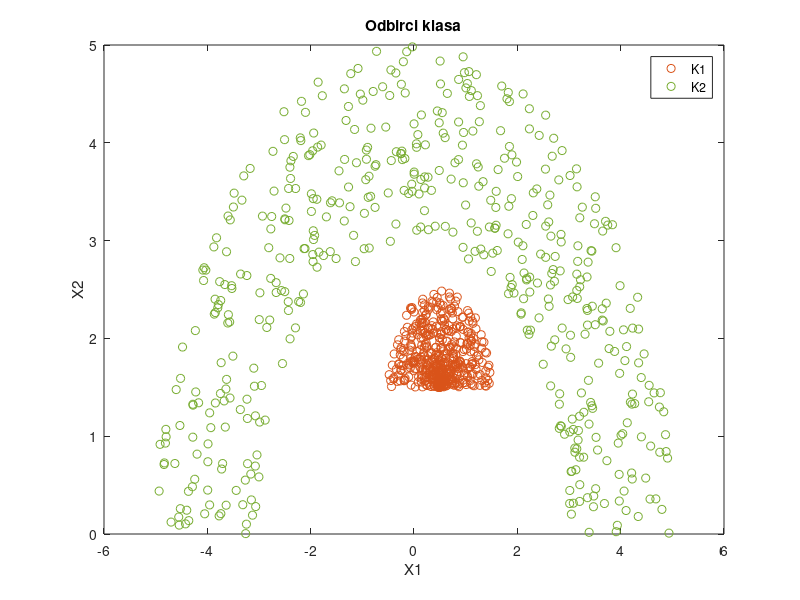
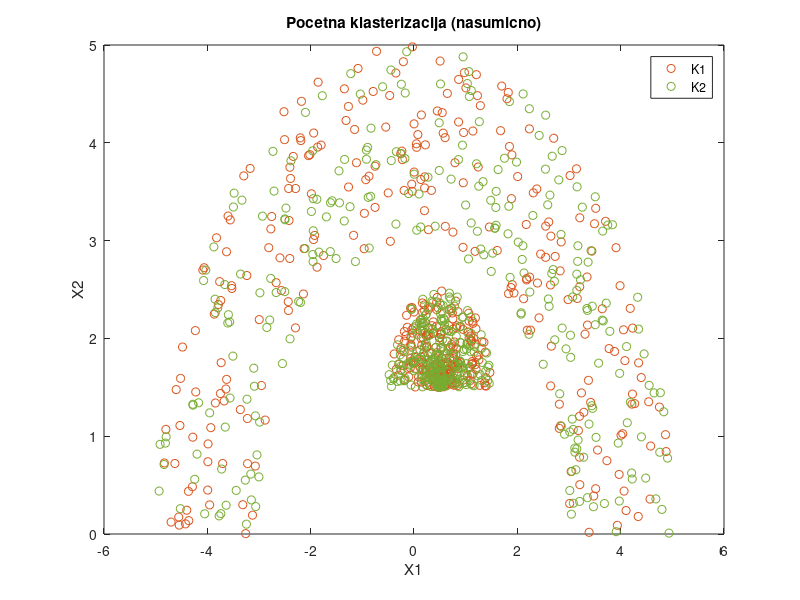
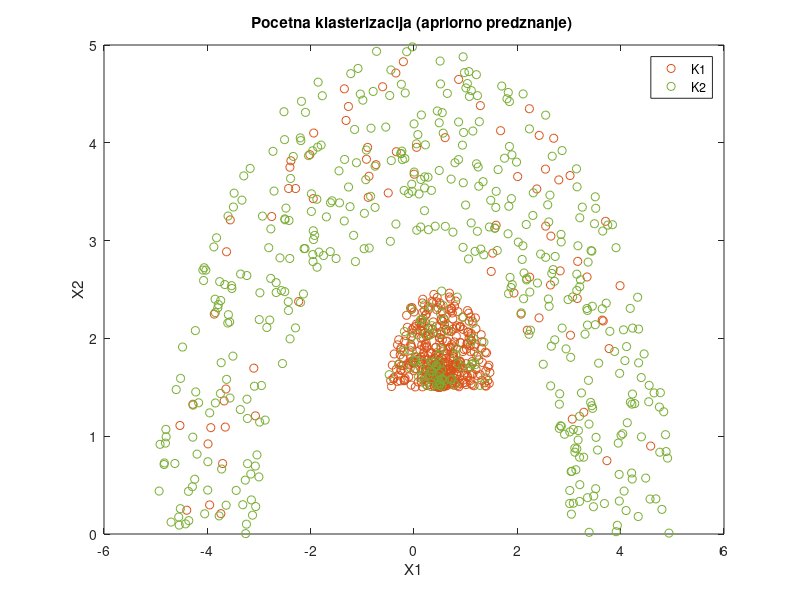
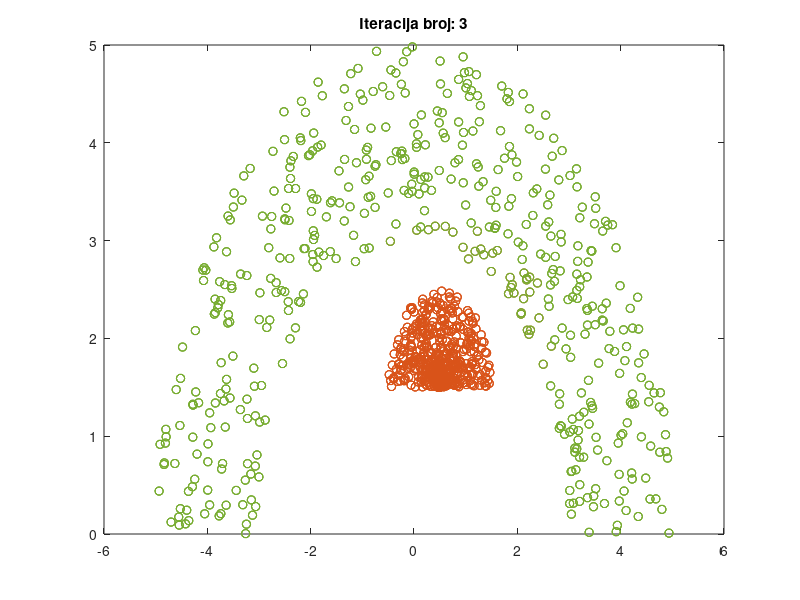

MATLAB code to generate these figures, in order: (Note: this script raises an error after producing the figures.)
%% Domaci zadatak iz prepoznavanja oblika - zadatak 4, zahtev 2

clear;
close all;
clc;

%% Generisanje 2 nelinearno separabilne klase

N=500;

%Klasa 1 

M1=[0.5;1.5];
R1=rand(1,N);
alfa1=pi*rand(1,N);
X1=[R1.*cos(alfa1);R1.*sin(alfa1)]+M1*ones(1,N);
figure(20);
plot(X1(1,:),X1(2,:),'o','color',[0.8500 0.3250 0.0980])

%Klasa 2 

M2=[0;0];
R_u=3;
R_d=2;
R2=R_d*rand(1,N)+R_u;
alfa2=pi*rand(1,N);
X2=[R2.*cos(alfa2);R2.*sin(alfa2)]+M2*ones(1,N);
hold on
plot(X2(1,:),X2(2,:),'o','color',[0.4660 0.6740 0.1880])
title('Odbirci klasa');
legend('K1','K2')
xlabel('X1');
ylabel('X2');
hold off

%% Metoda kvadratne dekompozicije


%% Nasumicna pocetna klasterizacija sa 2 klase 


pom=rand(2,N);

K1=[];
K2=[];

for i=1:N                   % skup X1
    if pom(1,i)<0.5
        K1=[K1 X1(:,i)];
    else
        K2=[K2 X1(:,i)];
    end
end

for i=1:N                   % skup X2
    if pom(2,i)<0.5
        K1=[K1 X2(:,i)];
    else
        K2=[K2 X2(:,i)];

    end
end

figure(21); 
plot(K1(1,:),K1(2,:),'o','color',[0.8500 0.3250 0.0980]);
hold on; 
plot(K2(1,:),K2(2,:),'o','color',[0.4660 0.6740 0.1880]);
title('Pocetna klasterizacija (nasumicno)');
xlabel('X1');
ylabel('X2');
legend('K1','K2');
hold off

%% Pocetna klasterizacija sa apriornim predznanjem sa 2 klase


pom=rand(2,N*3/10);

K1=X1(:,N*3/10+1:end);
K2=X2(:,N*3/10+1:end);

for i=1:N*3/10              % skup X1
    if pom(1,i)<0.5
        K1=[K1 X1(:,i)];
    else
        K2=[K2 X1(:,i)];

    end
end
for i=1:N*3/10              % skup X2
    if pom(2,i)<0.5
        K1=[K1 X2(:,i)];
    else
        K2=[K2 X2(:,i)];
    end
end

        
figure(22); 
plot(K1(1,:),K1(2,:),'o','color',[0.8500 0.3250 0.0980]);
hold on; 
plot(K2(1,:),K2(2,:),'o','color',[0.4660 0.6740 0.1880]);
title('Pocetna klasterizacija (apriorno predznanje) ');
xlabel('X1');
ylabel('X2');
legend('K1','K2');
hold off

%% Klasterizacija sa 2 klase metodom kvadratne dekompozicije

%broj elemenata u klasterima

N1=length(K1(1,:));
N2=length(K2(1,:));

%srednje vrednosti klastera

M1=mean(K1,2);
M2=mean(K2,2);

%kovarijacione matrice klastera

S1=cov(K1');
S2=cov(K2');

%verovatnoce pojavljivanja klasa

P1=length(K1(1,:))/N;
P2=length(K2(1,:))/N;

itermax=100;                           % maksimalan broj iteracija
l=1;
reclust=1;                             % 1 je ako ima reklasterizacije, 0 ako je nema

while (l<itermax) && reclust
    
    K1pom=[];
    K2pom=[];
    
    reclust=0;
    
    for i=1:N1                       % racunamo statisticko rastojanje i trazimo minimum za 1. klasu
        d1=-log(P1)+0.5*log(det(S1))+0.5*(K1(:,i)-M1)'*(S1)^(-1)*(K1(:,i)-M1);
        d2=-log(P2)+0.5*log(det(S2))+0.5*(K1(:,i)-M2)'*(S2)^(-1)*(K1(:,i)-M2);
        dmin=min([d1 d2]);   
        if d1==dmin
            K1pom=[K1pom K1(:,i)];
        else
            K2pom=[K2pom K1(:,i)];
            reclust=1;
        end
    end
    
    for i=1:N2                      % racunamo statisticko rastojanje i trazimo minimum za 2. klasu
        d1=-log(P1)+0.5*log(det(S1))+0.5*(K2(:,i)-M1)'*(S1)^(-1)*(K2(:,i)-M1);
        d2=-log(P2)+0.5*log(det(S2))+0.5*(K2(:,i)-M2)'*(S2)^(-1)*(K2(:,i)-M2);
        dmin=min([d1 d2]);       
        if d1==dmin
            K1pom=[K1pom K2(:,i)];
            reclust=1;
        else
            K2pom=[K2pom K2(:,i)];
        end
    end
    
    clear K1 K2;
    K1=K1pom;
    K2=K2pom;

    figure(23); 
    plot(K1(1,:),K1(2,:),'o','color',[0.8500 0.3250 0.0980]);
    hold on; 
    plot(K2(1,:),K2(2,:),'o','color',[0.4660 0.6740 0.1880]);
    title(['Iteracija broj: ' num2str(l)]);
    pause 
    
    % priprema za narednu iteraciju
    
    N1=length(K1(1,:)); 
    N2=length(K2(1,:));
    
    M1=mean(K1,2);
    M2=mean(K2,2);
    
    S1=cov(K1');
    S2=cov(K2');

    P1=length(K1(1,:))/N;
    P2=length(K2(1,:))/N;
    
    l=l+1;   
end


%% Nasumicna pocetna klasterizacija sa 3 klase

pom=rand(2,N);

K1=[];
K2=[];
K3=[];

for i=1:N                           % skup X1
    if pom(1,i)<1/3
        K1=[K1 X1(:,i)];
    elseif pom(1,i)<2/3
        K2=[K2 X1(:,i)];     
    else 
        K3=[K3 X1(:,i)];
    end
end
for i=1:N                           % skup X2
    if pom(2,i)<1/3
        K1=[K1 X2(:,i)];
    elseif pom(2,i)<2/3
        K2=[K2 X2(:,i)];
    else 
        K3=[K3 X2(:,i)];
    end
end


figure(24); 
plot(K1(1,:),K1(2,:),'o','color',[0.8500 0.3250 0.0980]);
hold on; 
plot(K2(1,:),K2(2,:),'o','color',[0.4660 0.6740 0.1880]); 
plot(K3(1,:),K3(2,:),'o','color',[0 0.4470 0.7410]);
title('Pocetna klasterizacija');
xlabel('X1');
ylabel('X2');
legend('K1','K2','K3');
hold off

%% Klasterizacija sa 3 klase metodom kvadratne dekompozicije

%broj elemenata u klasterima

N1=length(K1(1,:));
N2=length(K2(1,:));
N3=length(K3(1,:));

%srednje vrednosti klastera

M1=mean(K1,2);
M2=mean(K2,2);
M3=mean(K3,2);

%kovarijacione matrice klastera

S1=cov(K1');
S2=cov(K2');
S3=cov(K3');

%verovatnoce pojavljivanja klasa

P1=length(K1(1,:))/N;
P2=length(K2(1,:))/N;
P3=length(K3(1,:))/N;

itermax=100;                        % maksimalan broj iteracija
l=1;
reclust=1;                          % 1 je ako ima reklasterizacije, 0 ako je nema

while (l<itermax) && reclust
    
    K1pom=[];
    K2pom=[];
    K3pom=[];
    
    reclust=0;
    
    for i=1:N1                      % racunamo statisticko rastojanje i trazimo minimum za 1. klasu
        d1=-log(P1)+0.5*log(det(S1))+0.5*(K1(:,i)-M1)'*(S1)^(-1)*(K1(:,i)-M1);
        d2=-log(P2)+0.5*log(det(S2))+0.5*(K1(:,i)-M2)'*(S2)^(-1)*(K1(:,i)-M2);
        d3=-log(P3)+0.5*log(det(S3))+0.5*(K1(:,i)-M3)'*(S3)^(-1)*(K1(:,i)-M3);
        dmin=min([d1 d2 d3]);      
        if d1==dmin
            K1pom=[K1pom K1(:,i)];
        elseif d2==dmin
            K2pom=[K2pom K1(:,i)];
            reclust=1;
        else 
            K3pom=[K3pom K1(:,i)];
            reclust=1;
        end
    end
    
    for i=1:N2                      % racunamo statisticko rastojanje i trazimo minimum za 2. klasu
        d1=-log(P1)+0.5*log(det(S1))+0.5*(K2(:,i)-M1)'*(S1)^(-1)*(K2(:,i)-M1);
        d2=-log(P2)+0.5*log(det(S2))+0.5*(K2(:,i)-M2)'*(S2)^(-1)*(K2(:,i)-M2);
        d3=-log(P3)+0.5*log(det(S3))+0.5*(K2(:,i)-M3)'*(S3)^(-1)*(K2(:,i)-M3);
        dmin=min([d1 d2]);      
        if d1==dmin
            K1pom=[K1pom K2(:,i)];
            reclust=1;
        elseif d2==dmin
            K2pom=[K2pom K2(:,i)];
        else
            K3pom=[K3pom K2(:,i)];
            reclust=1;
        end
    end
    
    for i=1:N3                      % racunamo statisticko rastojanje i trazimo minimum za 3. klasu
        d1=-log(P1)+0.5*log(det(S1))+0.5*(K3(:,i)-M1)'*(S1)^(-1)*(K3(:,i)-M1);
        d2=-log(P2)+0.5*log(det(S2))+0.5*(K3(:,i)-M2)'*(S2)^(-1)*(K3(:,i)-M2);
        d3=-log(P3)+0.5*log(det(S3))+0.5*(K3(:,i)-M3)'*(S3)^(-1)*(K3(:,i)-M3);
        dmin=min([d1 d2]);       
        if d1==dmin
            K1pom=[K1pom K3(:,i)];
            reclust=1;
        elseif d2==dmin
            K2pom=[K2pom K3(:,i)];
            reclust=1;
        else
            K3pom=[K3pom K3(:,i)];
        end
    end
    
    clear K1 K2 K3;
    K1=K1pom;
    K2=K2pom;
    K3=K3pom;

    figure(25); 
    plot(K1(1,:),K1(2,:),'o','color',[0.8500 0.3250 0.0980]);
    hold on; 
    plot(K2(1,:),K2(2,:),'o','color',[0.4660 0.6740 0.1880]); 
    plot(K3(1,:),K3(2,:),'o','color',[0 0.4470 0.7410]);
    hold off;
    title(['Iteracija broj: ' num2str(l)]);
    pause 
    
    % priprema za narednu iteraciju
    
    N1=length(K1(1,:)); 
    N2=length(K2(1,:));
    N3=length(K3(1,:));
    
    M1=mean(K1,2);
    M2=mean(K2,2);
    M3=mean(K3,2);
    
    S1=cov(K1');
    S2=cov(K2');
    S3=cov(K3');

    P1=length(K1(1,:))/N;
    P2=length(K2(1,:))/N;
    P3=length(K3(1,:))/N;
    
    l=l+1;   
end





